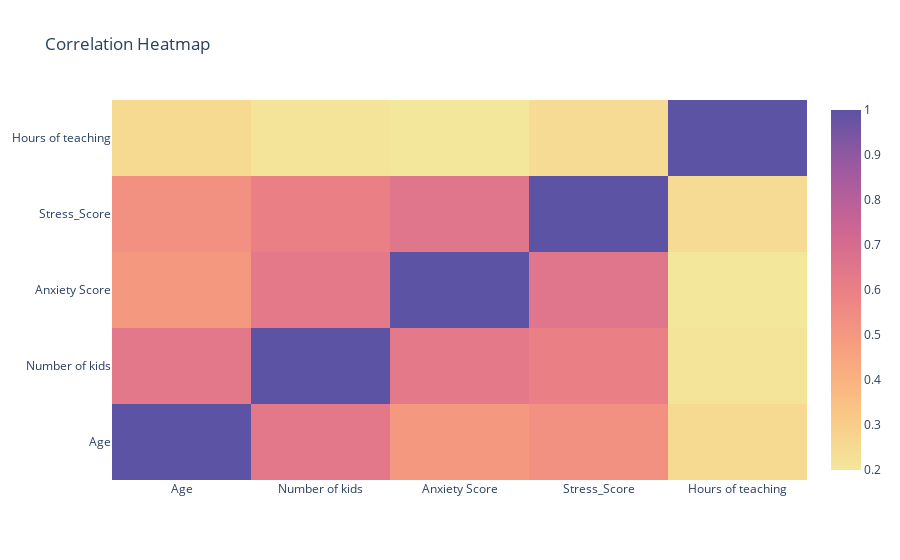

Write notebook code for a chart like this one.
### Code cell
import plotly.graph_objs as go
x_vals = ["Age","Number of kids","Anxiety Score","Stress_Score","Hours of teaching"]
#y = ["Age","Number of kids","Anxiety Score","Stress_Score","Hours of teaching"]
z_vals =  [[1.0, 0.639276, 0.497190,0.525020,0.248525],
                [0.63926,1.0,0.632941,0.600457,0.208731],
                [0.497190,0.6329421,1.0,0.649154,0.198593], 
                [0.525020,0.600457,0.649154,1.0,0.243716],
                [0.248525,0.208731,0.198593,0.243716,1.0]]

trace = go.Heatmap(
   x = x_vals,
   y = x_vals,
   z = z_vals,
   type = 'heatmap',
   colorscale = 'sunset'
)
data = [trace]
fig = go.Figure(data = data)
fig.update_layout(
    title="Correlation Heatmap")
pyo.iplot(fig)

### Figure 1 — Plotly figure (JSON) as saved in the notebook; plotly's stock layout.template omitted (floating-point values rounded to 4 significant figures)
{"data": [{"colorscale": [[0, "rgb(243, 231, 155)"], [0.1667, "rgb(250, 196, 132)"], [0.3333, "rgb(248, 160, 126)"], [0.5, "rgb(235, 127, 134)"], [0.6667, "rgb(206, 102, 147)"], [0.8333, "rgb(160, 89, 160)"], [1, "rgb(92, 83, 165)"]], "type": "heatmap", "x": ["Age", "Number of kids", "Anxiety Score", "Stress_Score", "Hours of teaching"], "y": ["Age", "Number of kids", "Anxiety Score", "Stress_Score", "Hours of teaching"], "z": [[1, 0.6393, 0.4972, 0.525, 0.2485], [0.6393, 1, 0.6329, 0.6005, 0.2087], [0.4972, 0.6329, 1, 0.6492, 0.1986], [0.525, 0.6005, 0.6492, 1, 0.2437], [0.2485, 0.2087, 0.1986, 0.2437, 1]]}], "layout": {"title": {"text": "Correlation Heatmap"}}}
